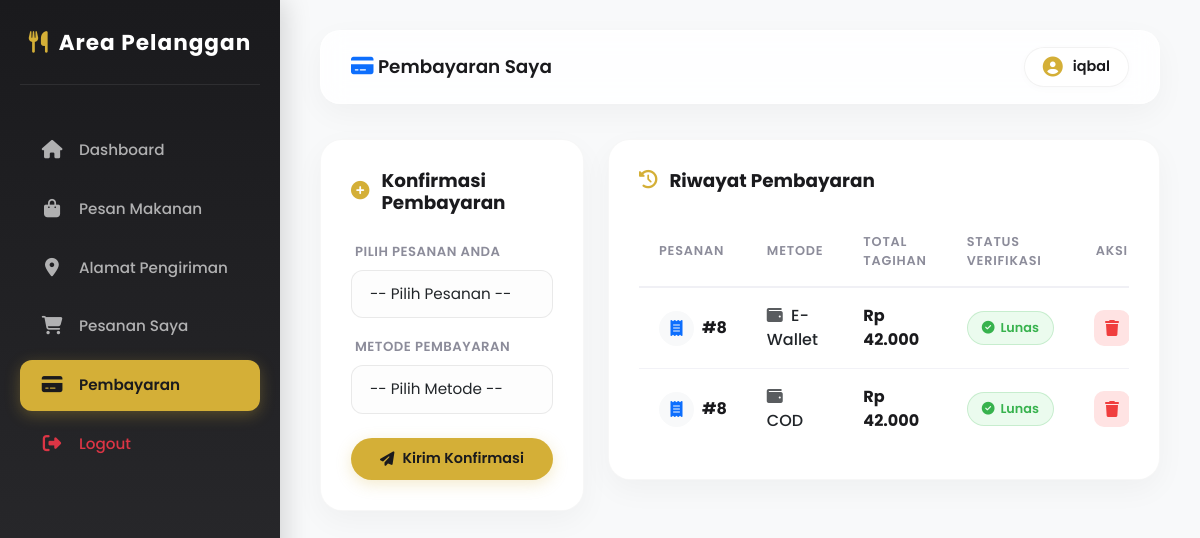
/pengunjung/pembayaran.php (signed in), run on the app's committed database.
### tables this page shows
CREATE TABLE `users` (
  `id` int(11) NOT NULL,
  `username` varchar(50) DEFAULT NULL,
  `password` varchar(255) NOT NULL,
  `role` enum('admin','petugas','pengunjung') DEFAULT NULL
);

CREATE TABLE `pembayaran` (
  `id` int(11) NOT NULL,
  `pesanan_id` int(11) DEFAULT NULL,
  `metode` varchar(50) DEFAULT NULL,
  `status` enum('pending','lunas') DEFAULT 'pending'
);

CREATE TABLE `pesanan` (
  `id` int(11) NOT NULL,
  `user_id` int(11) DEFAULT NULL,
  `alamat_id` int(11) DEFAULT NULL,
  `ongkir_id` int(11) DEFAULT NULL,
  `tanggal` timestamp NULL DEFAULT CURRENT_TIMESTAMP,
  `total` int(11) DEFAULT NULL
);

### pengunjung/pembayaran.php (the view, shortened to what this page needs)
<?php
include '../koneksi.php';
$user_id = $_SESSION['id'];
$q_pengunjung = mysqli_query($conn, "SELECT username FROM users WHERE id='$user_id'");
$d_pengunjung = mysqli_fetch_assoc($q_pengunjung);
$nama_pengunjung = $d_pengunjung['username'];
$data = mysqli_query($conn,"
SELECT pembayaran.*, pesanan.total
FROM pembayaran
JOIN pesanan ON pembayaran.pesanan_id = pesanan.id
WHERE pesanan.user_id='$user_id'
ORDER BY pembayaran.id DESC
");
?>
<!DOCTYPE html>
<html lang="id">
<head>
    <link href="https://cdnjs.cloudflare.com/ajax/libs/font-awesome/6.5.0/css/all.min.css" rel="stylesheet">
    <link href="https://cdn.jsdelivr.net/npm/bootstrap@5.3.0/dist/css/bootstrap.min.css" rel="stylesheet">
    <link href="../css/dashboard.css" rel="stylesheet">
</head>
<body>
    <?php include '../includes/sidebar_pengunjung.php'; ?>
    <div class="main-content">
        <?php
        $topbar_title = "Pembayaran Saya";
        $user_name = $nama_pengunjung;
        $topbar_icon = '<i class="fa fa-credit-card text-primary"></i>';
        include '../includes/topbar.php';
        ?>
        <div class="row">
            <div class="col-lg-4 mb-4">
                <div class="card-premium">
                    <h5 class="card-title-premium"><i class="fa fa-plus-circle"></i> Konfirmasi Pembayaran</h5>
                    <form method="POST">
                        <div class="mb-3">
                            <label class="form-label-muted">Pilih Pesanan Anda</label>
                            <select name="pesanan_id" class="form-select" required>
                                <option value="">-- Pilih Pesanan --</option>
                            </select>
                        </div>
                        <div class="mb-4">
                            <label class="form-label-muted">Metode Pembayaran</label>
                            <select name="metode" class="form-select" required>
                                <option value="">-- Pilih Metode --</option>
                            </select>
                        </div>
                        <button name="tambah" class="btn-premium-primary w-100 justify-content-center">
                            <i class="fa fa-paper-plane"></i> Kirim Konfirmasi
                        </button>
                    </form>
                </div>
            </div>
            <div class="col-lg-8">
                <div class="card-premium">
                    <h5 class="card-title-premium mb-4"><i class="fa fa-history"></i> Riwayat Pembayaran</h5>
                    <div class="table-responsive">
                        <table class="table-premium">
                            <thead>
                                <tr>
                                    <th>Pesanan</th>
                                    <th>Metode</th>
                                    <th>Total Tagihan</th>
                                    <th>Status Verifikasi</th>
                                    <th class="text-center">Aksi</th>
                                </tr>
                            </thead>
                            <tbody>
                                <?php if(mysqli_num_rows($data) > 0){ ?>
                                    <?php while($d=mysqli_fetch_array($data)){ ?>
                                    <tr>
                                        <td>
                                            <div class="d-flex align-items-center gap-2">
                                                <div class="bg-light p-2 rounded-circle text-primary d-flex align-items-center justify-content-center" style="width: 35px; height: 35px;">
                                                    <i class="fa fa-receipt"></i>
                                                </div>
                                                <strong>#<?= htmlspecialchars($d['pesanan_id']) ?></strong>
                                            </div>
                                        </td>
                                        <td>
                                            <span class="text-dark fw-medium">
                                                <i class="fa fa-wallet me-1 text-muted"></i> <?= htmlspecialchars($d['metode']) ?>
                                            </span>
                                        </td>
                                        <td>
                                            <span class="fw-bold">
                                                Rp <?= number_format($d['total'], 0, ',', '.') ?>
                                            </span>
                                        </td>
                                        <td>
                                            <?php if($d['status']=="pending"){ ?>
                                                <span class="status-badge pending">
                                                    <i class="fa fa-clock"></i> Pending
                                                </span>
                                            <?php } else { ?>
                                                <span class="status-badge lunas">
                                                    <i class="fa fa-check-circle"></i> Lunas
                                                </span>
                                            <?php } ?>
                                        </td>
                                        <td class="text-center">
                                            <button type="button" class="btn-action-premium btn-delete-premium" onclick="konfirmasiHapus('?hapus=<?= $d['id'] ?>')" title="Hapus Data">
                                                <i class="fa fa-trash"></i>
                                            </button>
                                        </td>
                                    </tr>
                                    <?php } ?>
                                <?php } ?>
                            </tbody>
                        </table>
                    </div>
                </div>
            </div>
        </div>
    </div>
</body>
</html>

### includes/topbar.php (shortened to what this page needs)
<div class="topbar">
    <div class="topbar-title">
        <h5><?= isset($topbar_icon) ? $topbar_icon : '<i class="fa fa-chart-pie"></i>' ?> <?= htmlspecialchars($topbar_title) ?></h5>
    </div>
    <div class="topbar-profile">
        <div class="topbar-user">
            <i class="fa fa-user-circle"></i> <span><?= htmlspecialchars($user_name) ?></span>
        </div>
    </div>
</div>

### css/dashboard.css (style rules this page uses)
:root { --gold: #D4AF37; --gold-dark: #AA8C2C; --gold-light: rgba(212, 175, 55, 0.15); --dark: #1A1A1D; --dark-medium: #242428; --sidebar-bg: linear-gradient(180deg, #1A1A1D 0%, #2D2D30 100%); --bg-light: #F8F9FA; --card-shadow: 0 10px 30px rgba(0, 0, 0, 0.04); --hover-shadow: 0 15px 35px rgba(212, 175, 55, 0.12); --transition: all 0.3s cubic-bezier(0.25, 0.8, 0.25, 1); }
* { margin: 0; padding: 0; box-sizing: border-box; }
body { font-family: 'Poppins', sans-serif; background-color: var(--bg-light); color: var(--dark); min-height: 100vh; overflow-x: hidden; }
.main-content { margin-left: 280px; padding: 30px 40px; transition: var(--transition); min-height: 100vh; }
.topbar { background: rgba(255, 255, 255, 0.85); backdrop-filter: blur(12px); -webkit-backdrop-filter: blur(12px); padding: 16px 30px; border-radius: 20px; margin-bottom: 35px; display: flex; justify-content: space-between; align-items: center; box-shadow: var(--card-shadow); border: 1px solid rgba(255, 255, 255, 0.5); }
.topbar-title { display: flex; align-items: center; gap: 12px; }
.topbar-title h5 { margin: 0; font-weight: 600; color: var(--dark); font-size: 1.15rem; }
.topbar-title i { color: var(--gold); font-size: 1.25rem; }
.topbar-profile { display: flex; align-items: center; gap: 12px; }
.topbar-user { display: flex; align-items: center; gap: 10px; background: #ffffff; padding: 8px 18px; border-radius: 30px; border: 1px solid rgba(0, 0, 0, 0.05); box-shadow: 0 2px 8px rgba(0, 0, 0, 0.02); font-weight: 600; color: var(--dark); font-size: 0.9rem; }
.topbar-user i { font-size: 1.25rem; color: var(--gold); }
.card-premium { background: #ffffff; border-radius: 22px; border: 1px solid rgba(0, 0, 0, 0.03); padding: 30px; box-shadow: var(--card-shadow); transition: var(--transition); }
.card-title-premium { font-weight: 700; color: var(--dark); font-size: 1.15rem; margin-bottom: 25px; display: flex; align-items: center; gap: 12px; }
.card-title-premium i { color: var(--gold); }
.table-responsive { scrollbar-width: none; }
.table-premium { width: 100%; margin-bottom: 0; }
.table-premium th { border-bottom: 2px solid #f0f0f5; color: #8c8c9a; font-weight: 600; text-transform: uppercase; font-size: 0.8rem; letter-spacing: 0.8px; padding: 16px 20px; background-color: transparent; }
.table-premium td { vertical-align: middle; padding: 16px 20px; color: var(--dark); font-weight: 500; border-bottom: 1px solid #f2f2f7; background-color: transparent; transition: var(--transition); }
.table-premium tbody tr { transition: var(--transition); }
.table-premium tbody tr:last-child td { border-bottom: none; }
.status-badge { padding: 6px 14px; border-radius: 30px; font-weight: 600; font-size: 0.8rem; display: inline-flex; align-items: center; gap: 6px; }
.status-badge.lunas { background-color: #ebfbee; color: #37b24d; border: 1px solid rgba(55, 178, 77, 0.2); }
.btn-premium-primary { background: var(--gold); color: var(--dark) !important; border: none; border-radius: 30px; padding: 10px 24px; font-weight: 600; font-size: 0.9rem; display: inline-flex; align-items: center; gap: 8px; text-decoration: none; transition: var(--transition); box-shadow: 0 4px 15px rgba(212, 175, 55, 0.25); }
.btn-action-premium { width: 36px; height: 36px; border-radius: 10px; display: inline-flex; align-items: center; justify-content: center; border: none; transition: var(--transition); text-decoration: none; }
.btn-delete-premium { background-color: #ffe3e3; color: #f03e3e !important; }
.form-control, .form-select { border-radius: 12px; padding: 12px 18px; border: 1px solid rgba(0, 0, 0, 0.08); background: #FDFDFD; font-size: 0.95rem; transition: var(--transition); }
.form-label-muted { font-size: 0.825rem; font-weight: 600; color: #8c8c9a; text-transform: uppercase; letter-spacing: 0.5px; margin-bottom: 8px; margin-left: 4px; }

### data on the page
users: username "iqbal"
pembayaran: pesanan "8", metode "E-Wallet", pesanan.total "42.000", status "Lunas"
pembayaran: pesanan "8", metode "COD", pesanan.total "42.000", status "Lunas"

### other printed values
$topbar_title "Pembayaran Saya"
